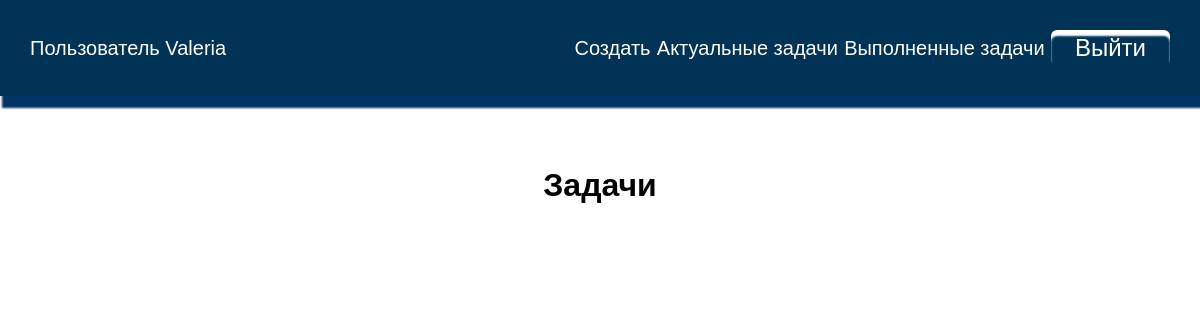
Before: /current/ (signed in) with the older database file.
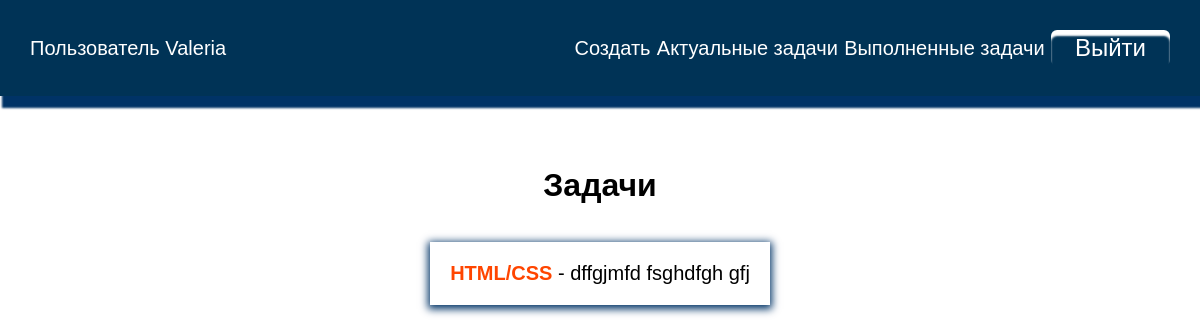
After: the same page with the newer database file.
### todo/models.py (models this page shows, shortened)
class Todo(models.Model):
    title=models.CharField(max_length=100)
    memo=models.TextField(blank=True)
    created = models.DateTimeField(auto_now_add=True)
    date_completed = models.DateTimeField(null=True, blank=True)
    important = models.BooleanField(default=False)
    user = models.ForeignKey(User, on_delete=models.CASCADE)

### todo/views.py (the view)
# urls.py: path('current/', views.currenttodos, name='currenttodos'),
@login_required
def currenttodos(request):
    todos = Todo.objects.filter(user=request.user, date_completed__isnull=True)
    return render(request, 'todo/currenttodos.html', {'todos': todos})

### todo/templates/todo/currenttodos.html
{% extends 'todo/base.html' %}
{% block content %}
<h1> Задачи </h1>
<ul>
    {% for todo in todos %}
    <li>
        <a href="{% url 'viewtodo' todo.id %}">
        {% if todo.important %}
        <b>{{todo.title}}</b>
        {% else %}
        {{todo.title}}
        {% endif %}
        {% if todo.memo %}
        - {{todo.memo}}
        {% endif %}</a>
    </li>
    {% endfor %}
</ul>
{% endblock %}

Changed rows visible on the page:
added Todo: title "HTML/CSS", memo "dffgjmfd fsghdfgh gfj"
